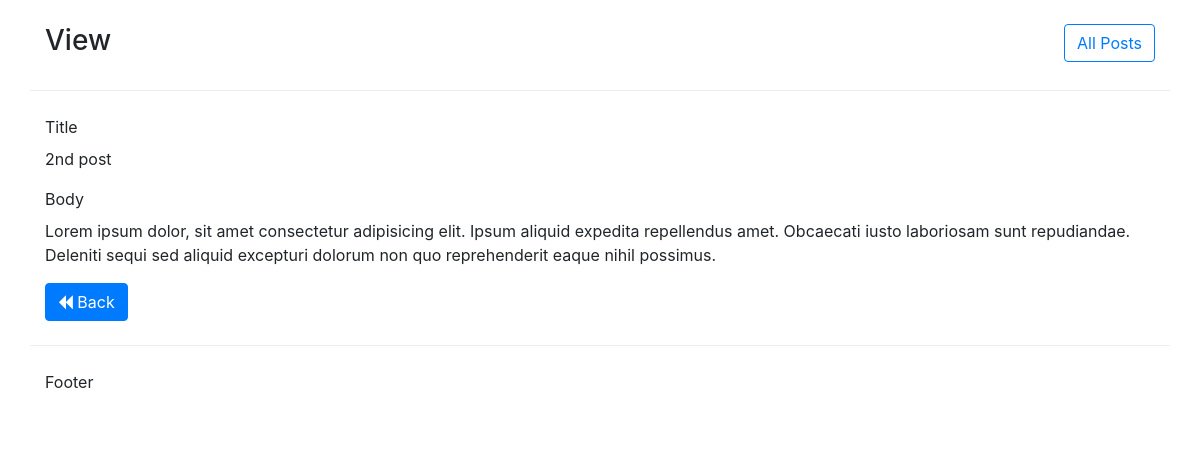
Page /view/2 on the committed database.
### tables this page shows
CREATE TABLE `posts` (
  `id` int(11) NOT NULL,
  `title` varchar(24) NOT NULL,
  `body` text NOT NULL
);

### application/controllers/Post.php (called while the page is built, shortened)
<?php
class Post extends CI_Controller
{
    public function view_record()
    {
        $id = $this->uri->segment('2');
        $data['the_record'] = get_by_id('posts',$id);
        $this->load->view('inc/header');
        $this->load->view('show',$data);
        $this->load->view('inc/footer');
    }
}

### index.php (called while the page is built, shortened)
<?php
require_once BASEPATH.'core/CodeIgniter.php';

### application/helpers/common_helper.php (called while the page is built, shortened)
<?php
if (!function_exists('get_by_id')) {
    function get_by_id($table, $id)
    {
        $CI = &get_instance();
        $CI->db->from($table);
        $CI->db->where('id=' . $id);
        $query = $CI->db->get();
        return $query->row();
    }
}

### application/views/show.php (the view)
<header class="container pt-4 pb-4">
            <div class="row">
                <div class="col-md-10">
                    <h3>View</h3>
                </div>
                <div class="col-md-2">
                    <a href="<?php echo site_url('/'); ?>" class="btn btn-outline-primary pull-right">All Posts</a>
                </div>
            </div>
        </header>
        <div id="content" class="container pt-4 pb-4">
            <div class="row">
                <div class="col-md-12">
                    <form method="post" action="">
                        <div class="form-group">
                            <label for="title">Title</label>
                            <p><?php echo $the_record->title?></p>
                        </div>
                        <div class="form-group">
                            <label for="body">Body</label>
                            <p><?php echo $the_record->body?></p>
                        </div>
                        <a href="<?php echo site_url();?>" class="btn btn-primary">
                            <i class="fa fa-backward" aria-hidden="true"></i>
                            Back</a>
                    </form>
                </div>
            </div>
        </div>

### application/views/inc/header.php (style rules this page uses)
header { border-bottom:1px solid #EEE; }

### rows in the picture
posts: title "2nd post", body "Lorem ipsum dolor, sit amet consectetur adipisicing elit. Ipsum aliquid expedita repellendus amet. Obcaecati iusto laboriosam sunt repudiandae. Deleniti sequi sed aliquid excepturi dolorum non quo reprehenderit eaque nihil possimus."
